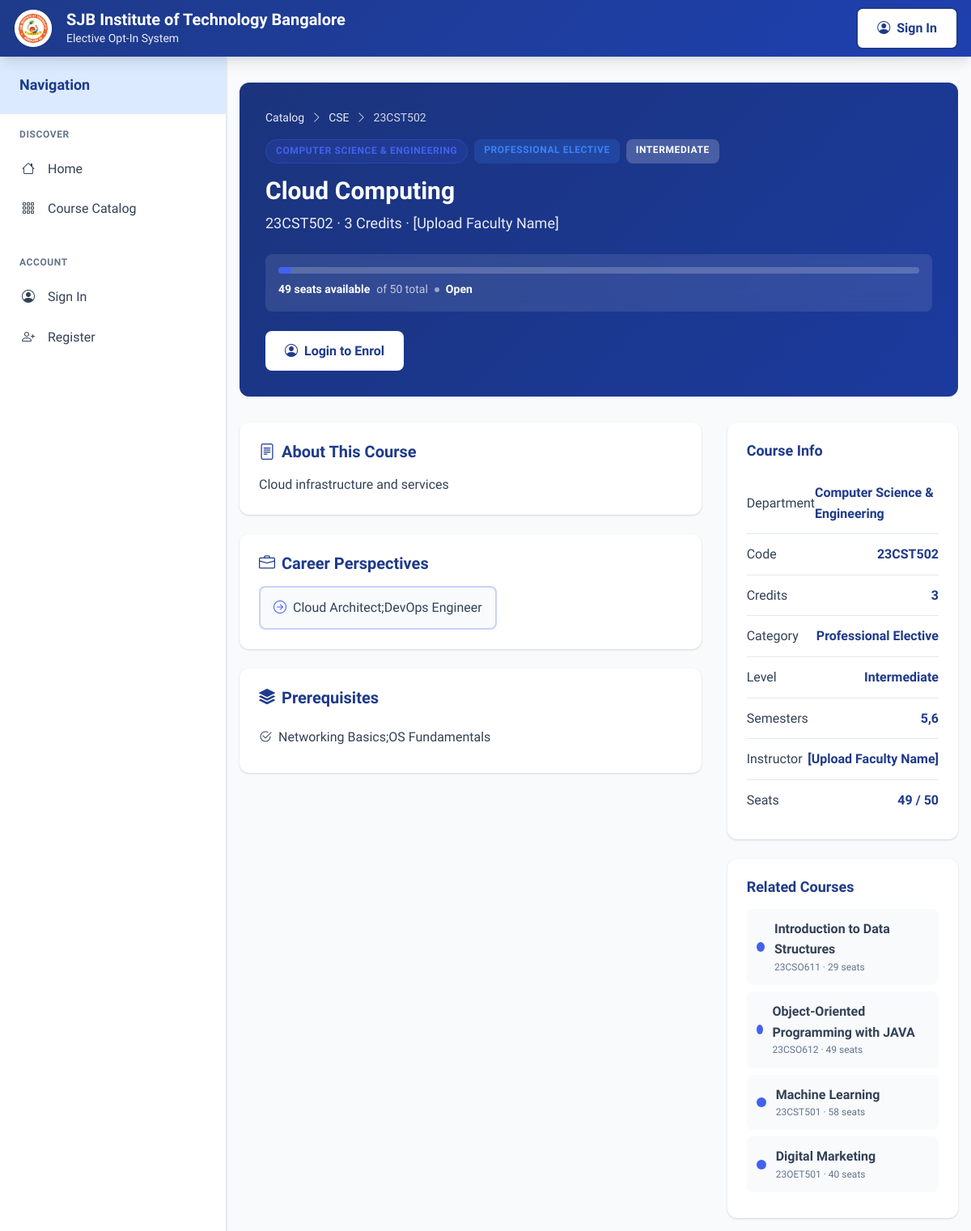
/courses/23CST502/, run on the app's committed database.
### electives/models.py (models this page shows, shortened)
class Course(models.Model):
    department          = models.ForeignKey(Department, on_delete=models.CASCADE, related_name='courses')
    code                = models.CharField(max_length=20, unique=True)
    title               = models.CharField(max_length=200)
    credits             = models.IntegerField(default=3)
    category            = models.CharField(max_length=20, choices=CATEGORY_CHOICES, default='open')
    level               = models.CharField(max_length=20, choices=LEVEL_CHOICES, default='intermediate')
    description         = models.TextField()
    job_perspectives    = models.TextField(help_text='One per line – career roles this course targets')
    prerequisites       = models.TextField(blank=True, help_text='One per line')
    total_seats         = models.IntegerField(default=60)
    enrolled_count      = models.IntegerField(default=0)
    is_active           = models.BooleanField(default=True)
    is_open_elective    = models.BooleanField(default=False)
    for_semesters       = models.CharField(max_length=30, default='5,6,7',
                                           help_text='Comma-separated semesters e.g. 5,6,7')
    instructor          = models.CharField(max_length=100, blank=True)
    card_color          = models.CharField(max_length=7, default='#4361ee')
    created_at          = models.DateTimeField(auto_now_add=True)
    class Meta:
        ordering = ['department', 'code']
    @property
    def available_seats(self):
        return max(0, self.total_seats - self.enrolled_count)
    @property
    def occupancy_pct(self):
        if not self.total_seats:
            return 0
        return min(100, int(self.enrolled_count / self.total_seats * 100))
    @property
    def seat_label(self):
        pct = self.occupancy_pct
        if pct >= 100: return 'full'
        if pct >= 80:  return 'almost_full'
        if pct >= 50:  return 'filling'
        return 'open'
    @property
    def job_list(self):
        return [j.strip() for j in self.job_perspectives.splitlines() if j.strip()]
    @property
    def prereq_list(self):
        return [p.strip() for p in self.prerequisites.splitlines() if p.strip()]

class Department(models.Model):
    name = models.CharField(max_length=120)
    code = models.CharField(max_length=10, unique=True)
    description = models.TextField(blank=True)
    class Meta:
        ordering = ['code']

### electives/views.py (the view)
# urls.py: path('courses/<str:code>/', views.course_detail,     name='course_detail'),
def course_detail(request, code):
    course = get_object_or_404(Course, code=code, is_active=True)
    in_prefs = False
    eligible, reason = True, ''
    student = None
    if request.user.is_authenticated:
        student = _get_student(request)
        if student:
            in_prefs = Preference.objects.filter(student=student, course=course).exists()
            eligible, reason = check_eligibility(student, course)
    related = Course.objects.filter(department=course.department, is_active=True).exclude(id=course.id)[:4]
    wl_count = Waitlist.objects.filter(course=course, is_active=True).count()
    return render(request, 'electives/course_detail.html', {
        'course': course, 'related': related,
        'in_prefs': in_prefs, 'eligible': eligible, 'reason': reason,
        'wl_count': wl_count,
    })

### templates/electives/course_detail.html (shortened to what this page needs)
{% extends "electives/base.html" %}
{% block content %}
<div class="detail-hero" style="--dc:{{ course.card_color }}">
  <div class="detail-hero-bg"></div>
  <div class="detail-hero-content">
    <div class="breadcrumb-cvq">
      <a href="/catalog/">Catalog</a> <i class="bi bi-chevron-right"></i>
      <a href="/catalog/?department={{ course.department.code }}">{{ course.department.code }}</a> <i class="bi bi-chevron-right"></i>
      <span>{{ course.code }}</span>
    </div>
    <div class="detail-meta-top">
      <span class="det-dept-badge" style="background:{{ course.card_color }}22;color:{{ course.card_color }};border:1px solid {{ course.card_color }}44">{{ course.department.name }}</span>
      <span class="cc-badge cc-badge--{{ course.category }}">{{ course.get_category_display }}</span>
      <span class="det-level-badge">{{ course.get_level_display }}</span>
    </div>
    <h1 class="detail-title">{{ course.title }}</h1>
    <div class="detail-code">{{ course.code }} · {{ course.credits }} Credits{% if course.instructor %} · {{ course.instructor }}{% endif %}</div>
    <div class="seat-widget" id="seatWidget">
      <div class="sw-bar-wrap">
        <div class="sw-bar">
          <div class="sw-fill" id="swFill" style="width:{{ course.occupancy_pct }}%;background:{{ course.card_color }}"></div>
        </div>
      </div>
      <div class="sw-info">
        <span class="sw-avail" id="swAvail">{{ course.available_seats }} seats available</span>
        <span class="sw-total">of {{ course.total_seats }} total</span>
        <span class="sw-dot" id="swDot"></span>
        <span class="sw-status" id="swStatus">{{ course.seat_label|title }}</span>
      </div>
    </div>
    <div class="detail-actions" id="detailActions">
      {% if user.is_authenticated %}
        {% if in_prefs %}
        <button class="btn-primary-cvq btn-added" disabled><i class="bi bi-check-circle-fill"></i> In Your Preferences</button>
        {% elif not eligible %}
        <button class="btn-disabled-cvq" disabled><i class="bi bi-slash-circle"></i> Not Eligible</button>
        <div class="elig-reason"><i class="bi bi-info-circle"></i> {{ reason }}</div>
        {% else %}
        <button class="btn-primary-cvq" onclick="addThisPref({{ course.id }}, this)"><i class="bi bi-bookmark-plus"></i> Add to Preferences</button>
        <a href="/preferences/" class="btn-ghost-cvq"><i class="bi bi-list-stars"></i> My Preferences</a>
        {% endif %}
      {% else %}
      <a href="/login/?next=/courses/{{ course.code }}/" class="btn-primary-cvq"><i class="bi bi-person-circle"></i> Login to Enrol</a>
      {% endif %}
    </div>
  </div>
</div>
<div class="detail-body">
  <div class="detail-main">
    <div class="det-section">
      <h2><i class="bi bi-file-text"></i> About This Course</h2>
      <p>{{ course.description }}</p>
    </div>
    {% if course.job_list %}
    <div class="det-section">
      <h2><i class="bi bi-briefcase"></i> Career Perspectives</h2>
      <div class="job-chips-lg">
        {% for job in course.job_list %}<div class="job-chip-lg" style="border-color:{{ course.card_color }}44"><i class="bi bi-arrow-right-circle" style="color:{{ course.card_color }}"></i> {{ job }}</div>{% endfor %}
      </div>
    </div>
    {% endif %}
    {% if course.prereq_list %}
    <div class="det-section">
      <h2><i class="bi bi-stack"></i> Prerequisites</h2>
      <ul class="prereq-list">
        {% for p in course.prereq_list %}<li><i class="bi bi-check2-circle"></i> {{ p }}</li>{% endfor %}
      </ul>
    </div>
    {% endif %}
  </div>
  <div class="detail-sidebar">
    <div class="det-info-card">
      <h3>Course Info</h3>
      <div class="info-row"><span>Department</span><strong>{{ course.department.name }}</strong></div>
      <div class="info-row"><span>Code</span><strong>{{ course.code }}</strong></div>
      <div class="info-row"><span>Credits</span><strong>{{ course.credits }}</strong></div>
      <div class="info-row"><span>Category</span><strong>{{ course.get_category_display }}</strong></div>
      <div class="info-row"><span>Level</span><strong>{{ course.get_level_display }}</strong></div>
      <div class="info-row"><span>Semesters</span><strong>{{ course.for_semesters }}</strong></div>
      {% if course.instructor %}<div class="info-row"><span>Instructor</span><strong>{{ course.instructor }}</strong></div>{% endif %}
      <div class="info-row"><span>Seats</span><strong id="sidebarSeats">{{ course.available_seats }} / {{ course.total_seats }}</strong></div>
    </div>
    {% if related %}
    <div class="det-related">
      <h3>Related Courses</h3>
      {% for rc in related %}
      <a href="/courses/{{ rc.code }}/" class="related-card">
        <div class="rc-dot" style="background:{{ rc.card_color }}"></div>
        <div><div class="rc-title">{{ rc.title }}</div><div class="rc-meta">{{ rc.code }} · {{ rc.available_seats }} seats</div></div>
      </a>
      {% endfor %}
    </div>
    {% endif %}
  </div>
</div>
{% endblock %}

### data on the page
Course: department.code "CSE", code "23CST502", department.name "COMPUTER SCIENCE & ENGINEERING", category "PROFESSIONAL ELECTIVE", level "INTERMEDIATE", title "Cloud Computing", credits "3", instructor "[Upload Faculty Name]", available_seats "49", total_seats "50", seat_label "Open", description "Cloud infrastructure and services", job_list "Cloud Architect;DevOps Engineer", prereq_list "Networking Basics;OS Fundamentals", department.name "Computer Science & Engineering", category "Professional Elective", level "Intermediate", for_semesters "5,6"
Course: title "Introduction to Data Structures", code "23CSO611", available_seats "29"
Course: title "Object-Oriented Programming with JAVA", code "23CSO612", available_seats "49"
Course: title "Machine Learning", code "23CST501", available_seats "58"
Course: title "Digital Marketing", code "23OET501", available_seats "40"
